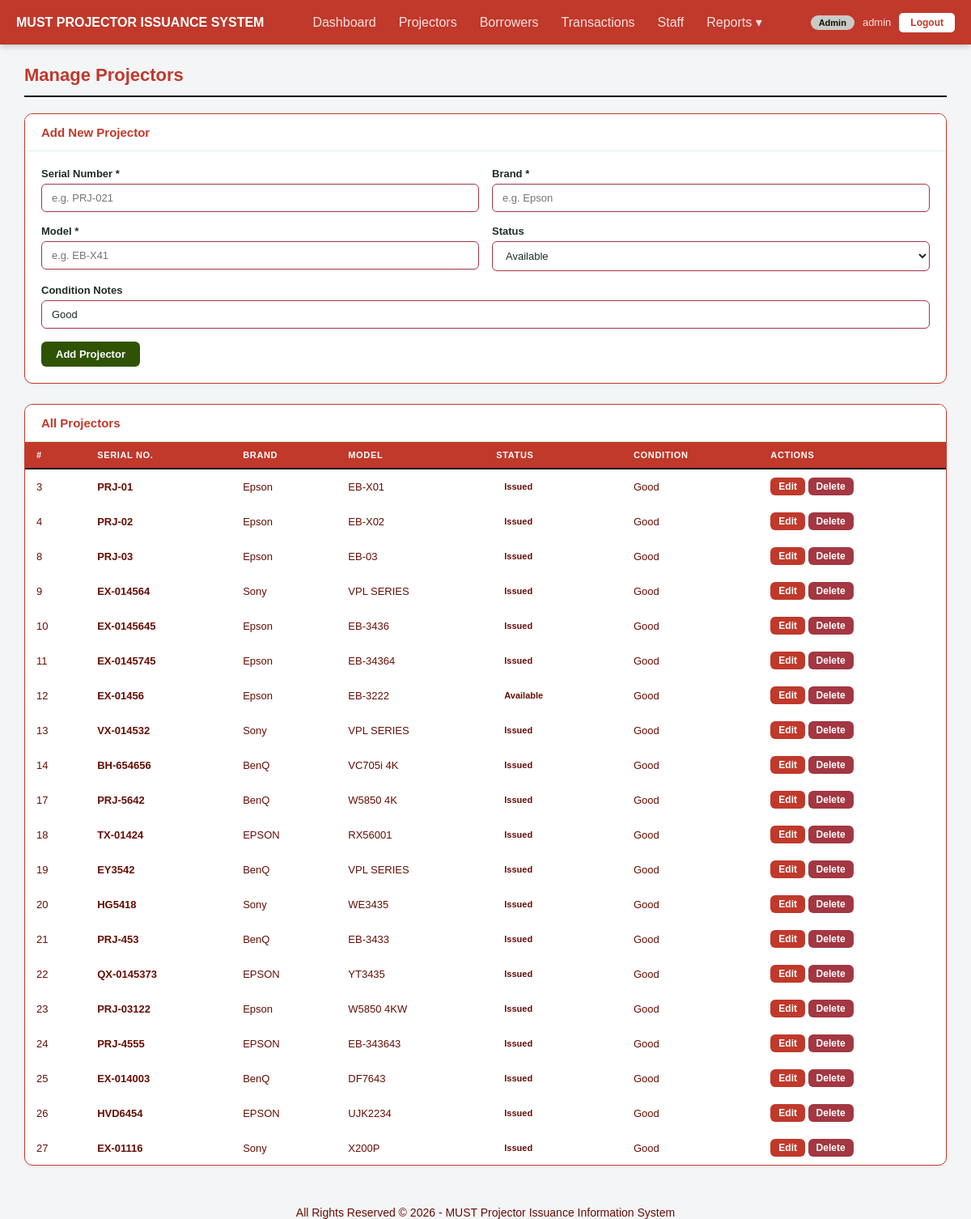
The app's page /admin/projectors.php (signed in) with its own data.
### tables this page shows
CREATE TABLE `tbl_projectors` (
  `id` int(11) NOT NULL,
  `serial_number` varchar(100) NOT NULL,
  `brand` varchar(100) NOT NULL,
  `model` varchar(150) NOT NULL,
  `status` varchar(20) NOT NULL DEFAULT 'available',
  `condition_note` varchar(200) DEFAULT 'Good',
  `added_at` timestamp NOT NULL DEFAULT current_timestamp()
);

### admin/projectors.php (the view, shortened to what this page needs)
<?php
require_once '../db.php';
$editing = null;
$allProjectors = mysqli_query($conn, "SELECT * FROM tbl_projectors ORDER BY id ASC");
require_once '../includes/header.php';
?>
<div class="card">
    <div class="card-header">
        <?php if ($editing): ?>
            <h3>Edit Projector</h3>
            <a href="projectors.php" class="btn btn-grey btn-small">Cancel</a>
        <?php else: ?>
            <h3>Add New Projector</h3>
        <?php endif; ?>
    </div>
    <div class="card-body">
        <form method="POST" action="projectors.php">
            <div class="form-row">
                <div class="form-group">
                    <label>Serial Number *</label>
                    <input type="text" name="serial_number"
                           placeholder="e.g. PRJ-021"
                           value="<?php echo $editing ? $editing['serial_number'] : ''; ?>"
                           required>
                </div>
                <div class="form-group">
                    <label>Brand *</label>
                    <input type="text" name="brand"
                           placeholder="e.g. Epson"
                           value="<?php echo $editing ? $editing['brand'] : ''; ?>"
                           required>
                </div>
            </div>
            <div class="form-row">
                <div class="form-group">
                    <label>Model *</label>
                    <input type="text" name="model"
                           placeholder="e.g. EB-X41"
                           value="<?php echo $editing ? $editing['model'] : ''; ?>"
                           required>
                </div>
                <div class="form-group">
                    <label>Status</label>
                    <select name="status">
                        <option value="available"
                            <?php if ($editing && $editing['status'] == 'available') echo 'selected'; ?>>
                            Available
                        </option>
                    </select>
                </div>
            </div>
            <div class="form-group">
                <label>Condition Notes</label>
                <input type="text" name="condition_note"
                       placeholder="e.g. Good, Minor scratch on lens..."
                       value="<?php echo $editing ? $editing['condition_note'] : 'Good'; ?>">
            </div>
            <button type="submit" name="save" class="btn btn-green">
                <?php echo $editing ? 'Save Changes' : 'Add Projector'; ?>
            </button>
        </form>
    </div>
</div>
<div class="card">
    <div class="card-header">
        <h3>All Projectors</h3>
    </div>
    <table>
        <thead>
            <tr>
                <th>#</th>
                <th>Serial No.</th>
                <th>Brand</th>
                <th>Model</th>
                <th>Status</th>
                <th>Condition</th>
                <th>Actions</th>
            </tr>
        </thead>
        <tbody>
        <?php while ($p = mysqli_fetch_assoc($allProjectors)): ?>
            <tr>
                <td><?php echo $p['id']; ?></td>
                <td><strong><?php echo $p['serial_number']; ?></strong></td>
                <td><?php echo $p['brand']; ?></td>
                <td><?php echo $p['model']; ?></td>
                <td>
                    <span class="badge badge-<?php echo $p['status']; ?>">
                        <?php echo $p['status']; ?>
                    </span>
                </td>
                <td><?php echo $p['condition_note']; ?></td>
                <td>
                    <a href="projectors.php?action=edit&id=<?php echo $p['id']; ?>"
                       class="btn btn-gold btn-small">Edit</a>
                    <a href="projectors.php?action=delete&id=<?php echo $p['id']; ?>"
                       class="btn btn-red btn-small confirm-delete">Delete</a>
                </td>
            </tr>
        <?php endwhile; ?>
        </tbody>
    </table>
</div>
<?php require_once '../includes/footer.php'; ?>

### assets/css/style.css (style rules this page uses)
* { margin: 0; padding: 0; box-sizing: border-box; }
body { font-family: 'Poppins', sans-serif; font-size: 14px; background-color: #f4f5f7; color: #660e04; }
a { color: #1a7a4a; text-decoration: none; }
.card { background: white; border-radius: 10px; border: 1px solid #c0392b; box-shadow: 0 1px 4px rgba(0,0,0,0.06); margin-bottom: 25px; overflow: hidden; }
.card-header { background-color: white; padding: 14px 20px; border-bottom: 1px solid #d1fae5; display: flex; justify-content: space-between; align-items: center; }
.card-header h3 { font-size: 15px; font-weight: 700; color: #c0392b; }
.card-body { padding: 20px; }
table { width: 100%; border-collapse: collapse; font-size: 13px; }
table thead th { background-color: #c0392b; padding: 10px 14px; text-align: left; font-size: 11px; font-weight: 700; color: white; text-transform: uppercase; letter-spacing: 0.06em; border-bottom: 2px solid #0d0e0d; }
table tbody td { padding: 10px 14px; border-bottom: 1px solid white; vertical-align: middle; }
table tbody tr:last-child td { border-bottom: none; }
.badge { display: inline-block; padding: 3px 10px; border-radius: 20px; font-size: 11px; font-weight: 700; text-transform: capitalize; }
.btn { display: inline-block; padding: 8px 18px; border-radius: 6px; font-size: 13px; font-weight: 600; border: none; cursor: pointer; font-family: inherit; transition: opacity 0.2s; text-align: center; }
.btn-green { background: #2f5303; color: white; }
.btn-gold { background: #c0392b ;color: white; }
.btn-red { background: #a33742; color: white; }
.btn-small { padding: 4px 10px; font-size: 12px; }
.form-group { margin-bottom: 16px; }
.form-group label { display: block; font-size: 13px; font-weight: 600; color: #1e2d24; margin-bottom: 5px; }
.form-group input, .form-group select, .form-group textarea { width: 100%; padding: 9px 12px; border: 1.5px solid #a33742; border-radius: 6px; font-size: 13px; font-family: inherit; color: #1e2d24; background: white; outline: none; }
.form-row { display: flex; gap: 16px; }
.form-row .form-group { flex: 1; }

### records on screen
tbl_projectors: id "3", serial_number "PRJ-01", brand "Epson", model "EB-X01", status "Issued", condition_note "Good"
tbl_projectors: id "4", serial_number "PRJ-02", brand "Epson", model "EB-X02", status "Issued", condition_note "Good"
tbl_projectors: id "8", serial_number "PRJ-03", brand "Epson", model "EB-03", status "Issued", condition_note "Good"
tbl_projectors: id "9", serial_number "EX-014564", brand "Sony", model "VPL SERIES", status "Issued", condition_note "Good"
tbl_projectors: id "10", serial_number "EX-0145645", brand "Epson", model "EB-3436", status "Issued", condition_note "Good"
tbl_projectors: id "11", serial_number "EX-0145745", brand "Epson", model "EB-34364", status "Issued", condition_note "Good"
tbl_projectors: id "12", serial_number "EX-01456", brand "Epson", model "EB-3222", status "Available", condition_note "Good"
tbl_projectors: id "13", serial_number "VX-014532", brand "Sony", model "VPL SERIES", status "Issued", condition_note "Good"
tbl_projectors: id "14", serial_number "BH-654656", brand "BenQ", model "VC705i 4K", status "Issued", condition_note "Good"
tbl_projectors: id "17", serial_number "PRJ-5642", brand "BenQ", model "W5850 4K", status "Issued", condition_note "Good"
tbl_projectors: id "18", serial_number "TX-01424", brand "EPSON", model "RX56001", status "Issued", condition_note "Good"
tbl_projectors: id "19", serial_number "EY3542", brand "BenQ", model "VPL SERIES", status "Issued", condition_note "Good"
tbl_projectors: id "20", serial_number "HG5418", brand "Sony", model "WE3435", status "Issued", condition_note "Good"
tbl_projectors: id "21", serial_number "PRJ-453", brand "BenQ", model "EB-3433", status "Issued", condition_note "Good"
tbl_projectors: id "22", serial_number "QX-0145373", brand "EPSON", model "YT3435", status "Issued", condition_note "Good"
tbl_projectors: id "23", serial_number "PRJ-03122", brand "Epson", model "W5850 4KW", status "Issued", condition_note "Good"
tbl_projectors: id "24", serial_number "PRJ-4555", brand "EPSON", model "EB-343643", status "Issued", condition_note "Good"
tbl_projectors: id "25", serial_number "EX-014003", brand "BenQ", model "DF7643", status "Issued", condition_note "Good"
tbl_projectors: id "26", serial_number "HVD6454", brand "EPSON", model "UJK2234", status "Issued", condition_note "Good"
tbl_projectors: id "27", serial_number "EX-01116", brand "Sony", model "X200P", status "Issued", condition_note "Good"

### other values on screen
$displayName "admin"
$pageTitle "Manage Projectors"
